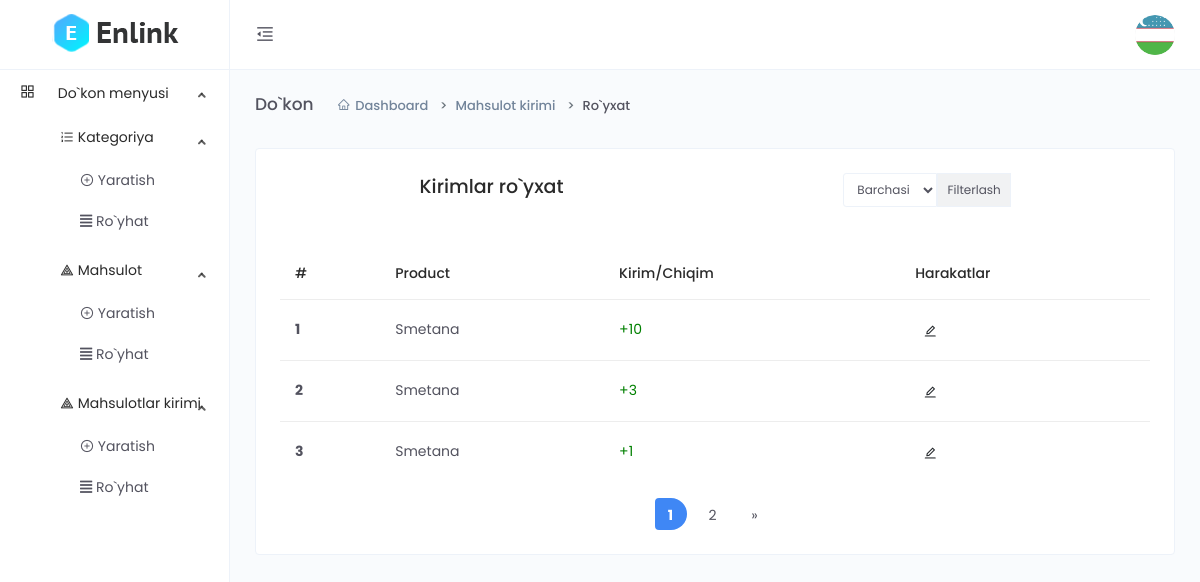
/dashboard/product-history/L1roS3Miw5OUnJW/ (signed in), run on the app's committed database.
### main/models.py (models this page shows, shortened)
class User(AbstractUser):
    avatar = models.ImageField(upload_to='avatar/',default='avatar/default.png')
    address = models.CharField(max_length=255, blank=True, null=True)
    phone = models.CharField(max_length=255, blank=True, null=True)
    zip_code = models.IntegerField(blank=True, null=True)
    class Meta(AbstractUser.Meta):
        swappable = "AUTH_USER_MODEL"

class CodeGenerate(models.Model):
    code = models.CharField(max_length=255, blank=True,unique=True)
    class Meta:
        abstract = True

class EnterProduct(CodeGenerate):
    product = models.ForeignKey(Product,on_delete=models.SET_NULL,null=True)
    quantity = models.IntegerField()
    date = models.DateTimeField(auto_now_add=True)

class Product(CodeGenerate):
    category = models.ForeignKey(Category, on_delete=models.CASCADE)
    name = models.CharField(max_length=255)
    body = models.TextField()
    price = models.DecimalField(decimal_places=2, max_digits=10)
    discount_price = models.DecimalField(decimal_places=2, max_digits=10,
                                         blank=True, null=True)
    banner_img = models.ImageField(upload_to='banner-img/')
    quantity = models.IntegerField()
    delivery = models.BooleanField(default=False)

### main/funcs.py (the view)
    def wrapper(request, *args, **kwargs):
        if request.user.is_staff:
            return func(request,*args, **kwargs)
        else:
            return redirect('front:index')

### main/dashboard/views.py (called while the page is built)
def paginator_page(List,num,request):
    paginator = Paginator(List,num)
    page = request.GET.get('page')
    try:
        List = paginator.page(page)
    except PageNotAnInteger:
        List = paginator.page(1)
    except EmptyPage:
        List = paginator.page(paginator.num_pages)
    return List

@staff_required
def product_history(request,code):
    queryset = models.EnterProduct.objects.filter(product__code=code)
    outs = models.CartProduct.objects.filter(product__code=code,cart__status=4)
    data = list(chain(queryset, outs))
    data = sorted(data, key=lambda x: x.date, reverse=True)
    context = {
          'queryset':paginator_page(queryset,3,request)
    }
    return render(request, 'dashboard/enter_product/history.html', context)

### main/funcs.py (called while the page is built)
def staff_required(func):
    def wrapper(request, *args, **kwargs):
        if request.user.is_staff:
            return func(request,*args, **kwargs)
        else:
            return redirect('front:index')
    return wrapper

### main/models.py (called while the page is built)
    @property
    def date(self):
        return self.cart.order_date

### templates/dashboard/enter_product/history.html (shortened to what this page needs)
{% extends 'dashboard/base.html' %}
{% block content %}
<div class="main-content">
    <div class="page-header">
        <h2 class="header-title">Do`kon</h2>
        <div class="header-sub-title">
            <nav class="breadcrumb breadcrumb-dash">
                <a href="#" class="breadcrumb-item"><i class="anticon anticon-home m-r-5"></i>Dashboard</a>
                <a class="breadcrumb-item" href="#">Mahsulot kirimi</a>
                <span class="breadcrumb-item active">Ro`yxat</span>
            </nav>
        </div>
    </div>
    <div class="card">
        <div class="card-body">
            <div class="d-flex justify-content-around">
            <h4>Kirimlar ro`yxat</h4>
            <div>
                <form class="input-group input-group-sm mb-3">
                    <select name="category_code" class="form-control">
                        <option value="0">Barchasi</option>
                    </select>
                    <div class="input-group-prepend">
                        <button class="input-group-text" id="inputGroup-sizing-sm" type="submit">Filterlash</button>
                    </div>
                </form>
            </div>
            </div>
            <div class="m-t-25">
                <div class="table-responsive">
                    <table class="table">
                        <thead>
                            <tr>
                                <th scope="col">#</th>
                                <th scope="col">Product</th>
                                <th scope="col">Kirim/Chiqim</th>
                                <th scope="col">Harakatlar</th>
                            </tr>
                        </thead>
                        <tbody>
                            {% for q in queryset %}
                            <tr>
                                <th scope="row">{{forloop.counter}}</th>
                                <td>{{q.product.name}}</td>
                                {% if q.quantity %}
                                <td style="color: green;">+{{q.quantity}}</td>
                                <td>
                                    <button type="button" class="btn btn-icon btn-hover btn-sm btn-rounded" data-toggle="modal" data-target=".bd-example-modal-sm{{forloop.counter}}">
                                        <i class="anticon anticon-edit"></i>
                                    </button>
                                </td>
                                {% else %}
                                <td style="color: red;">-{{q.count}}</td>
                                {% endif %}
                            </tr>
                            {% endfor %}
                        </tbody>
                    </table>
                    {% if queryset.paginator.num_pages > 1 %}
                                        <div class="pagination-area">
                                            <nav aria-label="Page navigation example">
                                                <ul class="pagination justify-content-center">
                                                    {% for num in queryset.paginator.page_range %}
                                                        {% if num == queryset.number %}
                                                            <li class="page-item active">
                                                            <strong> <a class="page-link" href="#" tabindex="-1">{{ num }}</a></strong>
                                                            </li>
                                                        {% elif num > queryset.number|add:'-2' and num < queryset.number|add:'2' %}
                                                            <li class="page-item"><a class="page-link" href="?page={{ num }}">{{ num }}</a></li>
                                                        {% endif %}
                                                    {% endfor %}
                                                    {% if queryset.has_next %}
                                                        <li class="page-item">
                                                            <a class="page-link" href="?page={{ queryset.next_page_number }}">
                                                                &raquo;
                                                            </a>
                                                        </li>
                                                    {% endif %}
                                                </ul>
                                            </nav>
                                        </div>
                                    {% endif %}
                </div>
            </div>
        </div>
    </div>
</div>
{% endblock %}

### templates/dashboard/base.html (shortened to what this page needs)
<!DOCTYPE html>
<html lang="en">
{% load static %}
<head>
    <link href="{% static 'dashboard/vendors/bootstrap-datepicker/bootstrap-datepicker.min.css' %}" rel="stylesheet">
    <link href="{% static 'dashboard/css/app.min.css' %}" rel="stylesheet">
</head>
<body>
    <div class="app">
        <div class="layout">
            <div class="header">
                <div class="logo logo-dark">
                    <a href="{% url 'dashboard:index' %}">
                        <img src="{% static 'dashboard/images/logo/logo.png' %}" alt="Logo">
                    </a>
                </div>
                <div class="nav-wrap">
                    <ul class="nav-left">
                        <li class="desktop-toggle">
                            <a href="javascript:void(0);">
                                <i class="anticon"></i>
                            </a>
                        </li>
                    </ul>
                    <ul class="nav-right">
                        <li class="dropdown dropdown-animated scale-left">
                            <div class="pointer" data-toggle="dropdown">
                                <div class="avatar avatar-image  m-h-10 m-r-15">
                                    <img src="{{user.avatar.url}}"  alt="">
                                </div>
                            </div>
                        </li>
                    </ul>
                </div>
            </div>
            <div class="side-nav">
                <div class="side-nav-inner">
                    <ul class="side-nav-menu scrollable">
                        <li class="nav-item dropdown open">
                            <a class="dropdown-toggle" href="javascript:void(0);">
                                <span class="icon-holder">
                                    <i class="anticon anticon-appstore"></i>
                                </span>
                                <span class="title">Do`kon menyusi</span>
                            </a>
                            <ul class="dropdown-menu">
                                <li>
                                    <li class="nav-item dropdown open">
                                        <a class="dropdown-toggle" href="javascript:void(0);">
                                            <span class="icon-holder">
                                                <i class="anticon anticon-ordered-list"></i>
                                            </span>
                                            <span class="title">Kategoriya</span>
                                        </a>
                                        <ul class="dropdown-menu">
                                            <li>
                                                <a href="{% url 'dashboard:category_create' %}">
                                                    <i class="anticon anticon-plus-circle"></i>
                                                    Yaratish
                                                </a>
                                            </li>
                                            <li>
                                                <a href="{% url 'dashboard:category_list' %}">
                                                    <span class="icon-holder">
                                                        <i class="fas fa-align-justify"></i>
                                                        Ro`yhat
                                                    </span>
                                                </a>
                                            </li>
                                        </ul>
                                    </li>
                                </li>
                                <li>
                                    <li class="nav-item dropdown open">
                                        <a class="dropdown-toggle" href="javascript:void(0);">
                                            <span class="icon-holder">
                                                <i class="anticon anticon-heat-map"></i>
                                            </span>
                                            <span class="title">Mahsulot</span>
                                        </a>
                                        <ul class="dropdown-menu">
                                            <li>
                                                <a href="{% url 'dashboard:product_create' %}">
                                                    <i class="anticon anticon-plus-circle"></i>
                                                    Yaratish
                                                </a>
                                            </li>
                                            <li>
                                                <a href="{% url 'dashboard:product_list' %}">
                                                    <i class="fas fa-align-justify"></i>
                                                    Ro`yhat
                                                </a>
                                            </li>
                                        </ul>
                                    </li>
                                </li>
                                <li>
                                    <li class="nav-item dropdown open">
                                        <a class="dropdown-toggle" href="javascript:void(0);">
                                            <span class="icon-holder">
                                                <i class="anticon anticon-heat-map"></i>
                                            </span>
                                            <span class="title">Mahsulotlar kirimi</span>
                                        </a>
                                        <ul class="dropdown-menu">
                                            <li>
                                                <a href="{% url 'dashboard:create_product_enter' %}">
                                                    <i class="anticon anticon-plus-circle"></i>
                                                    Yaratish
                                                </a>
                                            </li>
                                            <li>
                                                <a href="{% url 'dashboard:list_product_enter' %}">
                                                    <i class="fas fa-align-justify"></i>
                                                    Ro`yhat
                                                </a>
                                            </li>
                                        </ul>
                                    </li>
                                </li>
                            </ul>
                        </li>
                    </ul>
                </div>
            </div>
            <div class="page-container">
                {% block content %}
                {% endblock %}
            </div>
        </div>
    </div>
</body>
</html>

### data on the page
User: avatar (picture)
EnterProduct: product.name "Smetana", quantity "10"
EnterProduct: product.name "Smetana", quantity "3"
EnterProduct: product.name "Smetana", quantity "1"

### other printed values
{{ num }} "1"
{{ num }} "2"
